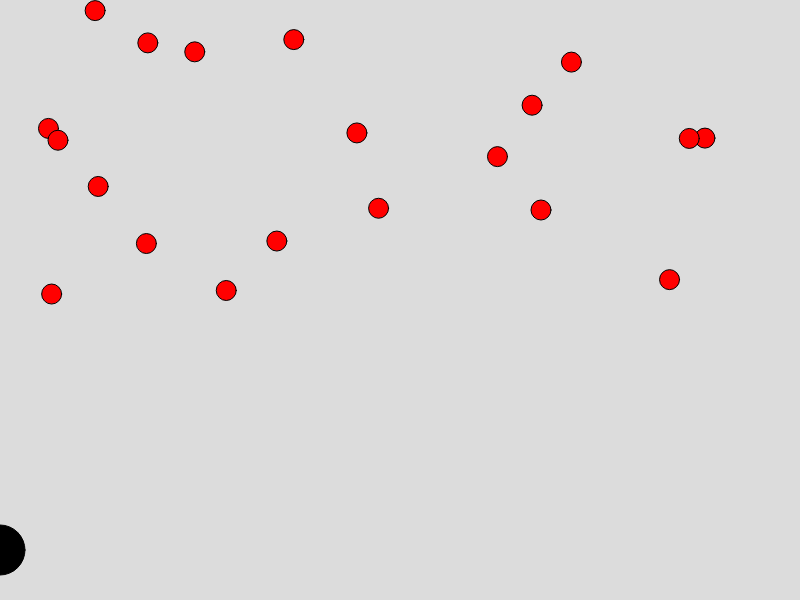
Frame 1 (no input)
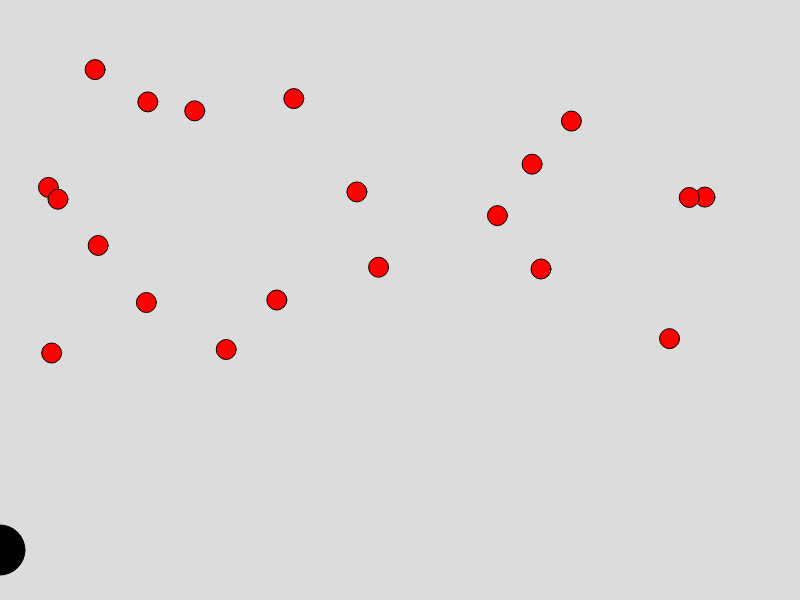
Frame 60 (no input)
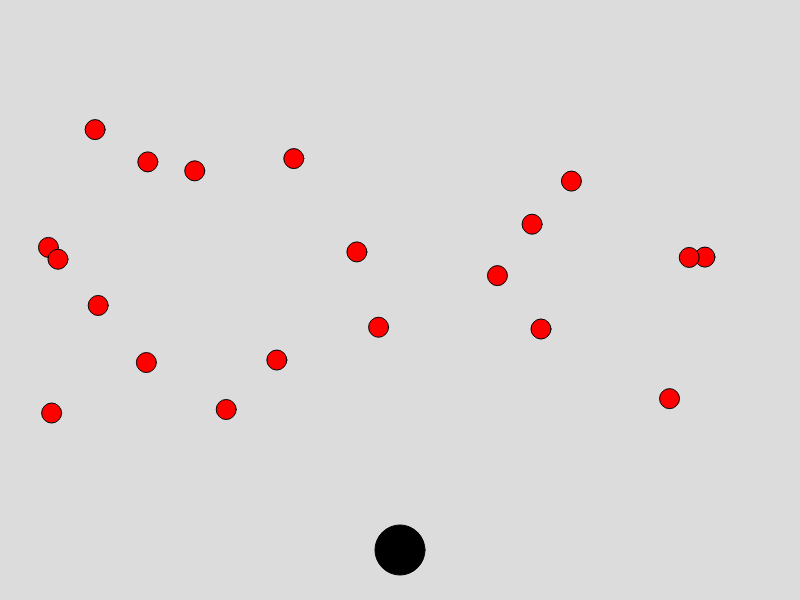
Frame 120 (the mouse pressed at the canvas centre since frame 60)

The p5.js sketch that drew these frames (run headless with seeded random() and noise() and a simulated clock; from frame 60 on, the mouse is pressed at the canvas centre):

// p5.js sketch
// ── sketch.js
let items = [];//red-free items
let collector = new Collector(400, 550);
 
function setup() {
  createCanvas(800, 600);
  for (let index = 0; index < 20; index++) {
    items.push(new Item());
  }
}
function draw() {
  background(220);
  collector.show();
  for (let index = 0; index < items.length; index++) {
    let current = items[index];
    current.show();
    current.move();
    if (collector.verifyContact(current)) {//true o false...
      collector.add(current);//agrego nuevo item al arreglo de Collector
      items.splice(index, 1)
      // arreglo de bolas rojas pierde ese item y lo manda 
      //al arreglo de las bolas verdes... en java era remove... js es splice...
      //index = posicion en la que quiero borrar, 1= cantidad de items que quiero
      //borrar
    }
  }
}
function mouseMoved() {
  collector.setX(mouseX);
}

// ── Collector.js
class Collector {
    constructor(x, y) {
        this.x = x;
        this.y = y;
        this.items = [];//greem-trapped items
        this.radio = 25;
    }
    verifyContact(item) {
        if (dist(item.getX(), item.getY(), this.x, this.y) < this.radio) {
            return true;
        }
        return false;
    }
    show() {
        //green trapped items
        let dx = this.x + 30;
        let dy = this.y;
        for (let index = 0; index < this.items.length; index++) {
            this.items[index].showTrapped(dx, dy);
            dx += 15;
        }
        //black collector
        fill(0);
        circle(this.x, this.y, this.radio * 2);
    }
    add(item) {
        this.items.push(item);
    }
    setX(x) {
        this.x = x;
    }
}

// ── Item.js
class Item {
    constructor() {
        this.x = random(0, 800);
        this.y = random(0, 300);
        this.type = int(random(3));
    }
 
    show() {//red
        fill(255, 0, 0);
        circle(this.x, this.y, 20);
    }
    showTrapped(refX, refY) {//green
        fill(0, 255, 0);
        circle(refX, refY, 10);
    }
    move() {
        this.y++;
        if (this.y > 600) {
            this.x = random(0, 800);
            this.y = random(-150, 0);
        }
    }
    getX() {
        return this.x;
    }
    getY() {
        return this.y
    }
}
